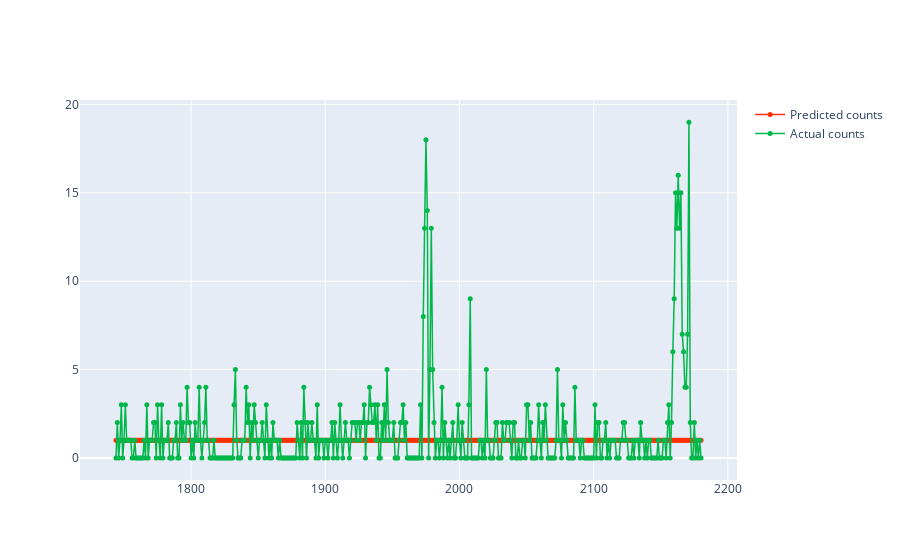

Here is the notebook cell this chart was saved with:
### Code cell
import plotly.graph_objects as go

fig = go.Figure()
fig.add_trace(go.Scatter(x = X_test.index, y = [*map(round, GBDTmodel.predict(X_test))],
                    mode = 'lines+markers',
                    name = 'Predicted counts',
                         marker = dict(color = '#FF3100', size = 5),
                         line = dict(color = '#FF3100', width = 1.5)
                         ))
fig.add_trace(go.Scatter(x = X_test.index, y = y_test,
                    mode = 'lines+markers',
                    name = 'Actual counts',
                         marker = dict(color = '#00B74A', size = 5),
                         line = dict(color = '#00B74A', width = 1.5)))

fig.show()

### Figure 1 — Plotly figure (JSON) as saved in the notebook; plotly's stock layout.template omitted (floating-point values rounded to 4 significant figures; data arrays with more than 128 entries replaced by an {"elided": "..."} marker saying what was removed)
{"data": [{"line": {"color": "#FF3100", "width": 1.5}, "marker": {"color": "#FF3100", "size": 5}, "mode": "lines+markers", "name": "Predicted counts", "type": "scatter", "x": {"elided": "437 int values"}, "y": {"elided": "437 int values"}}, {"line": {"color": "#00B74A", "width": 1.5}, "marker": {"color": "#00B74A", "size": 5}, "mode": "lines+markers", "name": "Actual counts", "type": "scatter", "x": {"elided": "437 int values"}, "y": {"elided": "437 int values"}}], "layout": {}}
